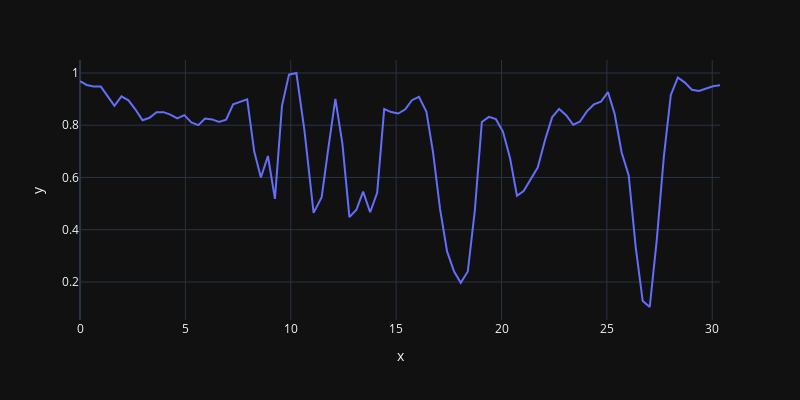

Write notebook code for a chart like this one.
### Markdown cell above
### the original signal

### Code cell
fig=px.line(x=t1,y=x,template='plotly_dark')
fig.update_layout(
    autosize=False,
    width=800,
    height=400,)
fig.show()
